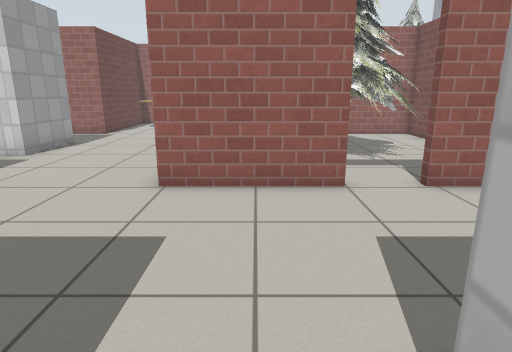
[1] (above)

21 first-person views from a walk through a world built for the Gazebo simulator. The camera is 1 m above the floor, tilts 14° down and sees 75° across. Floor lines are 1 m apart. The floor is counted in squares, 0.5 m on a side. Each view is taken from the middle of a square. On the plan, view 1 faces up. The plan holds only what a view shows up to about 18 squares ahead; the rest is blank. The place goes on beyond the plan. Robots are left out. Simple patterns stand in for the simulator's built-in surfaces. Some stock models are drawn as simple stand-ins. Some surface patterns are stand-ins.

[2]
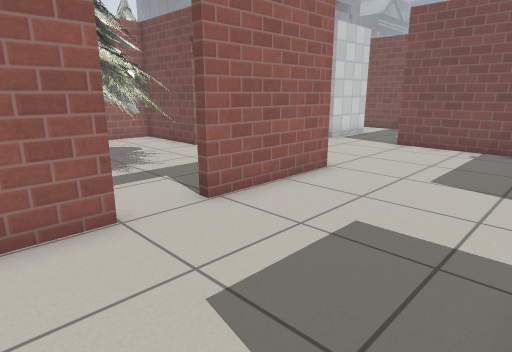

[3]
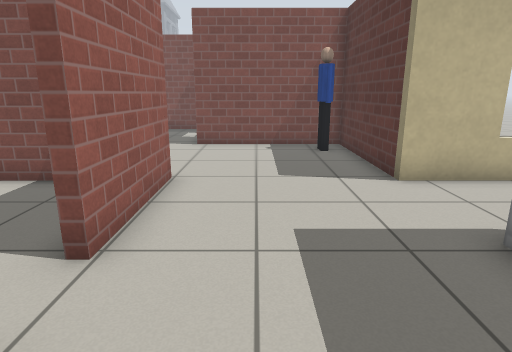

[4]
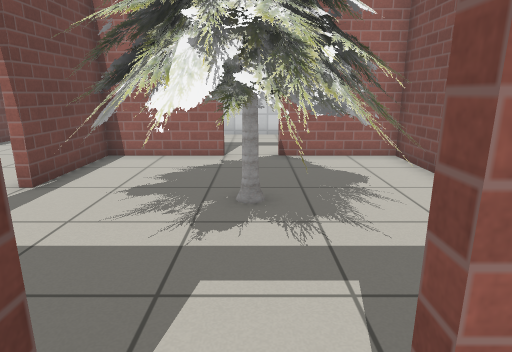

[5]
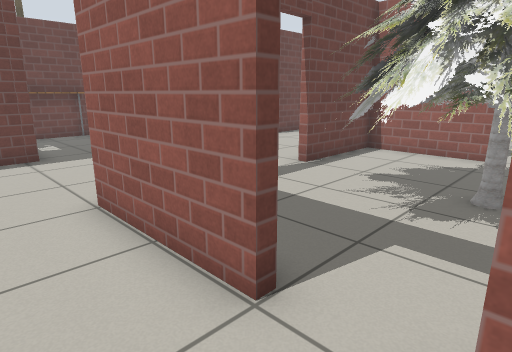

[6]
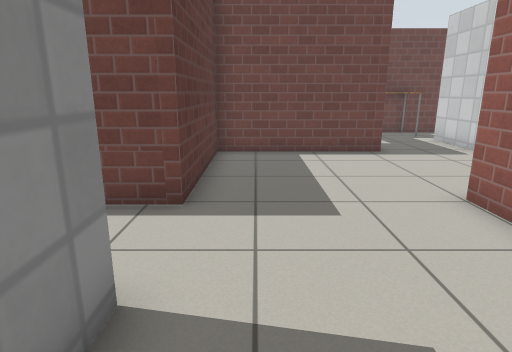

[7]
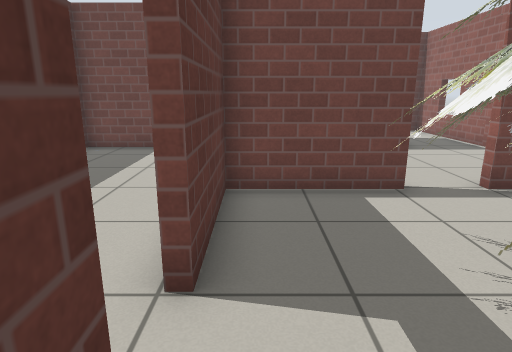

[8]
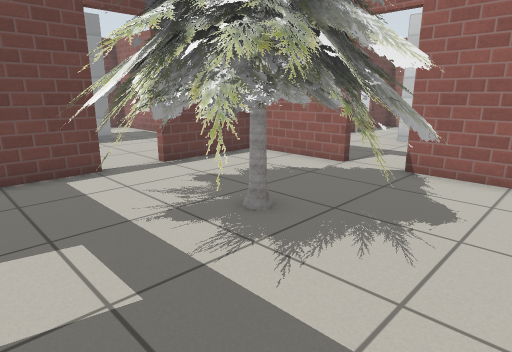

[9]
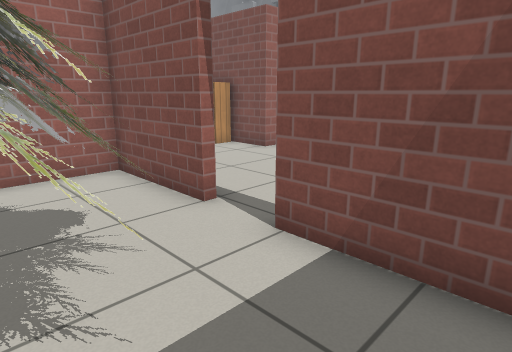

[10]
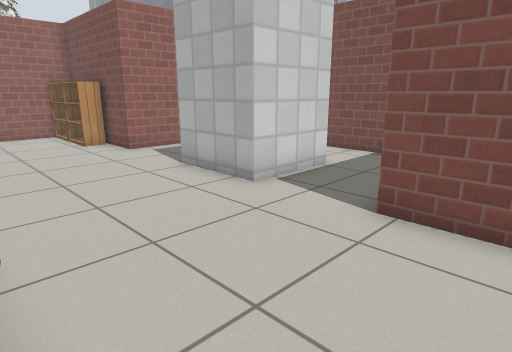

[11]
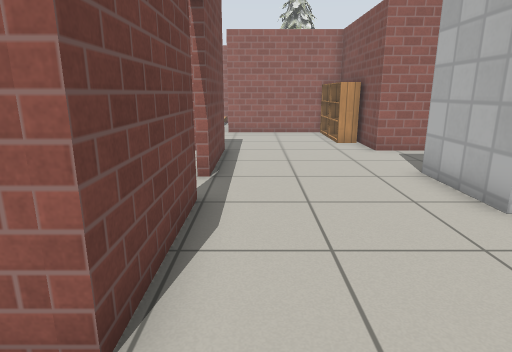

[12]
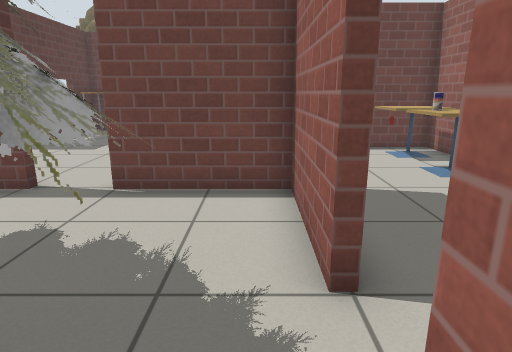

[13]
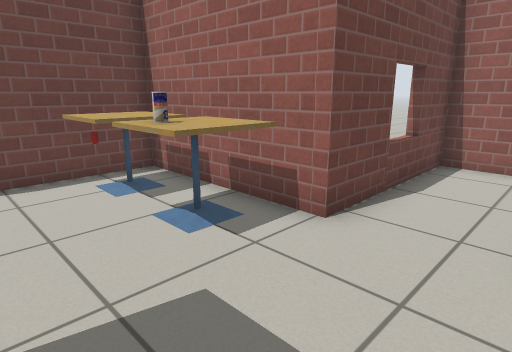

[14]
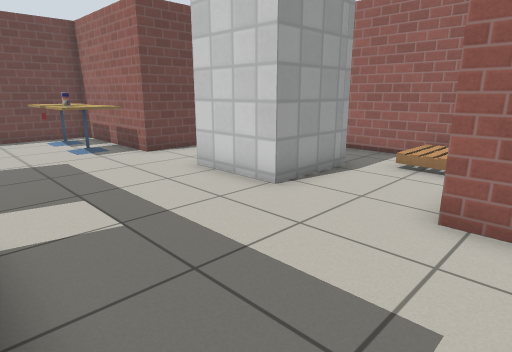

[15]
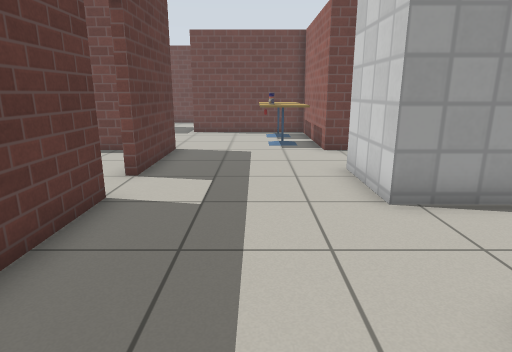

[16]
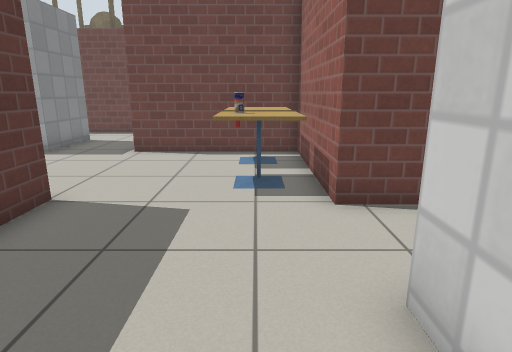

[17]
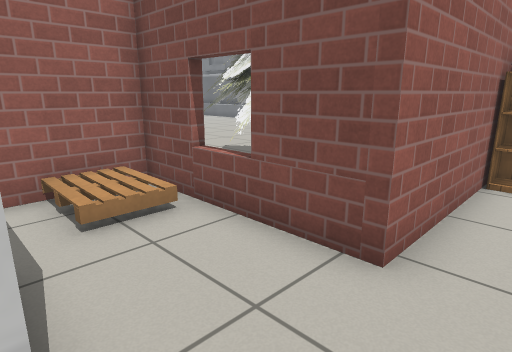

[18]
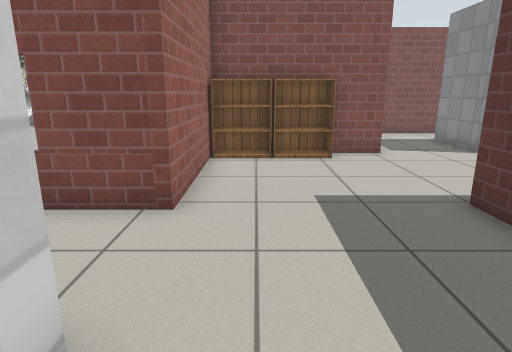

[19]
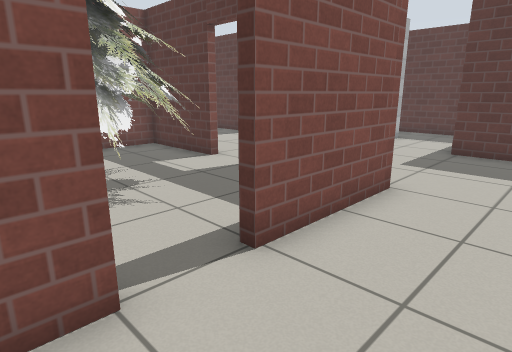

[20]
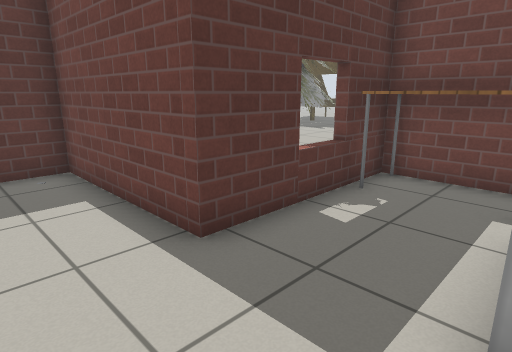

[21]
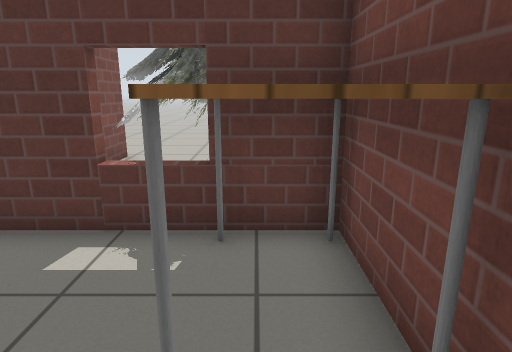

### Floor plan
Points are (right, up) in squares from view 1. A wall is a line through its corners. A room is listed if a view was taken in it or the views show most of it. See-through windows are left out.
Room 1 (views 1, 2, 3, 4, 5, 6)
walls: (1.2, 1.2) (1.2, 1.7) (4.3, 1.7); (2, 7.1) (-2.1, 7.1); (1.2, -1.4) (1.2, -0.9); (-1.8, 1.7) (-1.8, 0.1); (7.6, -1) (7.6, 1.7); (7.9, 7.1) (3.6, 7.1); (-0.5, -4.1) (2.2, -4.1)
ways out: open door at (2.5, 7) to room 2; opening at (8, 4.5) to room 3; opening at (-2, 4.5) to room 8
Room 2 (views 7, 8, 9, 12)
walls: (3.6, 7.4) (7.6, 7.4) (7.6, 11.3); (7.6, 12.9) (7.6, 16.8) (3.6, 16.8); (-1.8, 11.2) (-1.8, 7.4) (2, 7.4)
ways out: open door at (2.5, 7) to room 1; open door at (2.5, 17) to room 4; opening at (-1, 11) to room 9; opening at (2, 16) to room 9; open door at (8, 12.5)
objects: pine tree (0, 9) to (6, 15)
Room 3 (views 10, 11)
walls: (7.6, 1.7) (13.3, 1.7) (13.3, 6.4)
ways out: opening at (8, 4.5) to room 1; opening at (10.5, 7)
objects: person (12, 3)
Room 4 (views 13, 16, 17, 18)
walls: (3.6, 17.1) (7.9, 17.1); (4.2, 25.5) (4.2, 22.5) (1.1, 22.5); (7.6, 22.5) (7.6, 28.2) (2.6, 28.2); (-2.3, 17.1) (2, 17.1); (-0.1, 28.2) (-1.8, 28.2) (-1.8, 22.5)
ways out: open door at (2.5, 17) to room 2; opening at (8, 19.5) to room 5; opening at (-2, 19.5) to room 7
objects: pallet (5, 26) to (7, 28)
Room 5 (views 14, 15)
walls: (13.3, 16.8) (13.3, 18.6); (13.4, 22.5) (7.6, 22.5)
ways out: opening at (8, 19.5) to room 4; opening at (10.5, 17)
objects: bookshelf (12, 19) to (13, 20); bookshelf (12, 21) to (13, 22)
Room 6 (views 19, 20, 21)
walls: (-10.6, 13.8) (-7.5, 13.8) (-7.5, 10.8) (-10.6, 10.8); (-7.5, 16.8) (-13.2, 16.8); (-2.1, 13) (-2.1, 13.9); (-13.2, 14.8) (-13.2, 10.4); (-2.1, 7.1) (-2.1, 11.2); (-13.3, 7.4) (-7.5, 7.4)
ways out: opening at (-5, 17) to room 7; opening at (-5, 7) to room 8; open door at (-2, 12.5) to room 9
objects: table (-13, 8) to (-11, 11)
Room 7 (no view inside)
walls: (-1.8, 22.5) (-7.5, 22.5) (-7.5, 16.8)
ways out: opening at (-2, 19.5) to room 4; opening at (-5, 17) to room 6
objects: cafe table (-7, 20) to (-5, 22); cafe table (-4, 20) to (-3, 22); drink can (-4, 21)
Room 8 (no view inside)
walls: (-7.5, 7.4) (-7.5, 1.7) (-1.8, 1.7)
ways out: opening at (-2, 4.5) to room 1; opening at (-5, 7) to room 6
Room 9 (no view inside)
walls: (2, 16.8) (-1.8, 16.8) (-1.8, 13)
ways out: opening at (-1, 11) to room 2; opening at (2, 16) to room 2; open door at (-2, 12.5) to room 6

Where each view was taken, in squares from view 1:
view 1: 0 up, 0 right, facing up
view 2: 2 up, 0 right, facing up-right
view 3: 5 up, 0 right, facing right
view 4: 6 up, 3 right, facing up
view 5: 5 up, 4 right, facing up-left
view 6: 3 up, 4 right, facing left
view 7: 8 up, 5 right, facing left
view 8: 8 up, 7 right, facing up-left
view 9: 8 up, 4 right, facing up-right
view 10: 5 up, 8 right, facing up-right
view 11: 5 up, 9 right, facing up
view 12: 16 up, 5 right, facing left
view 13: 18 up, 1 right, facing up-left
view 14: 17 up, 9 right, facing up-left
view 15: 20 up, 10 right, facing left
view 16: 21 up, 4 right, facing left
view 17: 21 up, 4 right, facing up-right
view 18: 21 up, 2 right, facing right
view 19: 14 up, 5 left, facing down-right
view 20: 11 up, 5 left, facing down-left
view 21: 12 up, 12 left, facing down
